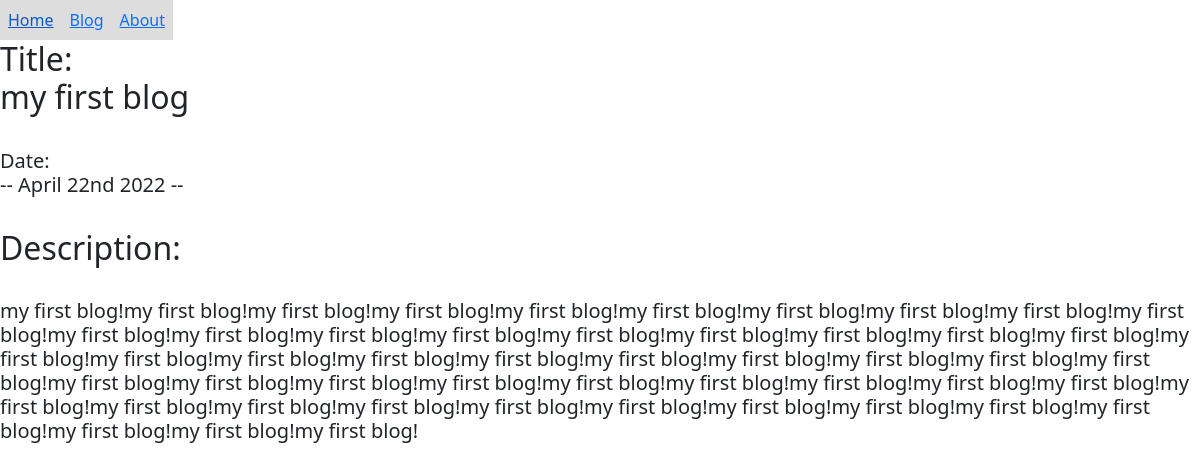
Screenshot of /blog/12/ with the database file from the repository.
### blog/models.py (models this page shows)
class Blog(models.Model):
    title = models.CharField(max_length=200)
    description = models.TextField()
    date = models.DateField()
    def __str__(self):
        return self.title + "    " + str(self.date)

### blog/views.py (the view)
# urls.py: path('<int:blog_id>/', views.detail, name='detail'),
def detail(request, blog_id):
    blog = get_object_or_404(Blog, pk=blog_id)
    print(blog)
    return render(request, 'blog/detail.html', {'blog':blog})

### blog/templates/blog/detail.html
{% extends 'portfolio/base.html' %}
{% block content %}
<h2>Title:<br> {{ blog.title }} </h2>
<br>
<h5>Date:<br> -- {{ blog.date|date:'F jS Y' }} --</h5>
<br>
<h2>Description:</h2> <br><h5>{{ blog.description|safe}}  </h5>
{% endblock %}

### rows the page displays
Blog: title "my first blog", date "April 22nd 2022", description "my first blog!my first blog!my first blog!my first blog!my first blog!my first blog!my first blog!my first blog!my first blog!my first blog!my first blog!my first blog!my first blog!my first blog!my first blog!my first blog!my first blog!my first blog!my first blog!my first blog!my first blog!my first blog!my first blog!my first blog!my first blog!my first blog!my first blog!my first blog!my first blog!my first blog!my first blog!my first blog!my first blog!my first blog!my first blog!my first blog!my first blog!my first blog!my first blog!my first blog!my first blog!my first blog!my first blog!my first blog!my first blog!my first blog!my first blog!my first blog!my first blog!my first…"
